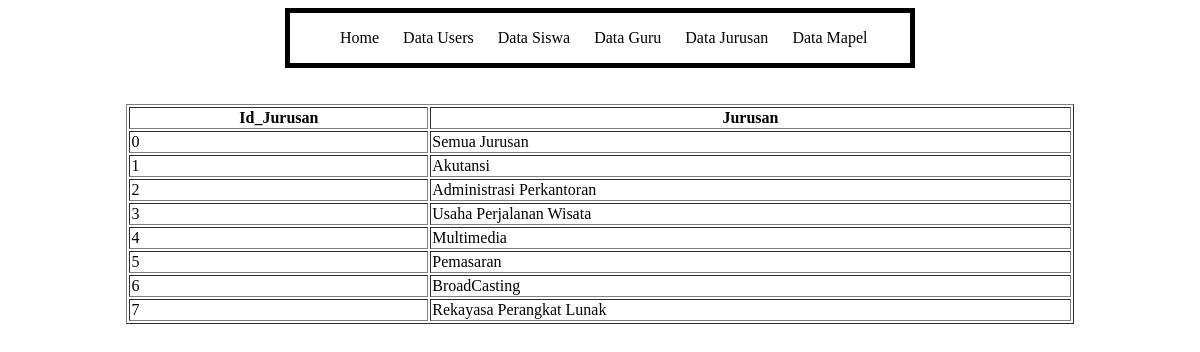
The app's page /jurusan.php with its own data.
### tables this page shows
CREATE TABLE IF NOT EXISTS `jurusan` (
  `id_jurusan` int(2) NOT NULL AUTO_INCREMENT,
  `nama_jurusan` varchar(30) NOT NULL,
  PRIMARY KEY (`id_jurusan`)
);

### jurusan.php (the view, shortened to what this page needs)
<?php
include("koneksi.php");
$result = mysqli_query($conn, "SELECT * FROM jurusan ORDER BY id_jurusan");
?>
<html>
<head>
</head>
<body>
    <br>
    <br>
    <table width="80%" border="1">
        <tr>
            <th>Id_Jurusan</th>
            <th>Jurusan</th>
        </tr>
        <?php
        while ($data = mysqli_fetch_array($result)) {
        ?>
            <tr>
                <td><?php echo $data['id_jurusan'] ?></td>
                <td><?php echo $data['nama_jurusan'] ?></td>
            </tr>
        <?php
        }
        ?>
    </table>
</body>
</html>

### records on screen
jurusan: id_jurusan "0", nama_jurusan "Semua Jurusan"
jurusan: id_jurusan "1", nama_jurusan "Akutansi"
jurusan: id_jurusan "2", nama_jurusan "Administrasi Perkantoran"
jurusan: id_jurusan "3", nama_jurusan "Usaha Perjalanan Wisata"
jurusan: id_jurusan "4", nama_jurusan "Multimedia"
jurusan: id_jurusan "5", nama_jurusan "Pemasaran"
jurusan: id_jurusan "6", nama_jurusan "BroadCasting"
jurusan: id_jurusan "7", nama_jurusan "Rekayasa Perangkat Lunak"
